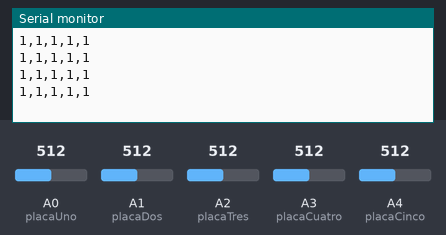
Simulated run of this sketch. Board: Arduino Uno, built with avr-gcc and run on an emulated ATmega328P. Shown: the last lines printed to the serial monitor. The inputs (shaded band) are chosen by the test bench; at power-on: A0 (placaUno) = 512, A1 (placaDos) = 512, A2 (placaTres) = 512, A3 (placaCuatro) = 512, A4 (placaCinco) = 512.

Above: at 1.2 s.
1.3 s: A0 (placaUno) set to 90
At 1.94 s:
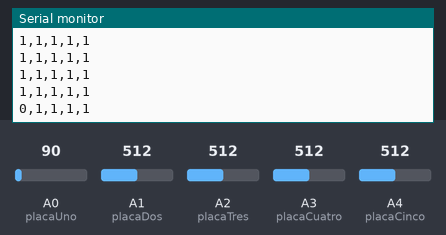
2.8 s: A1 (placaDos) set to 90
At 2.94 s:
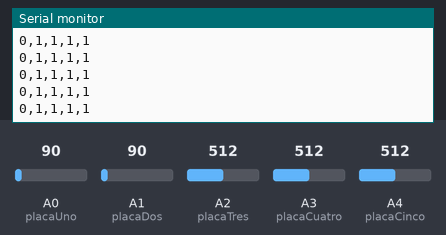
4.3 s: A2 (placaTres) set to 90
At 4.45 s:
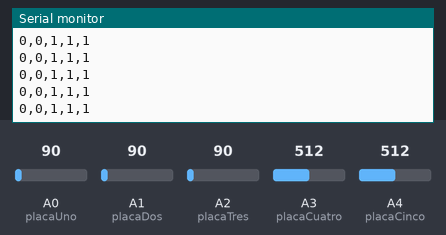
5.8 s: A3 (placaCuatro) set to 90
At 5.95 s:
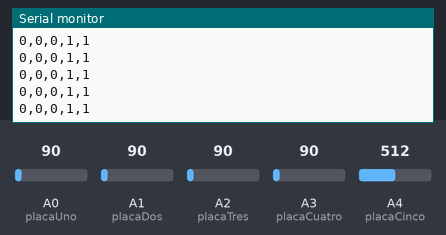
7.3 s: A4 (placaCinco) set to 90
At 7.46 s:
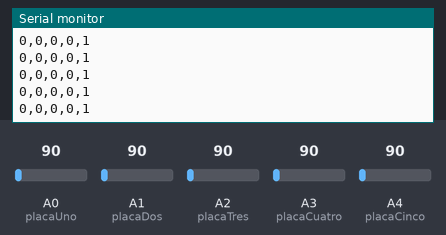
8.8 s: A0 (placaUno) set to 110
At 8.96 s:
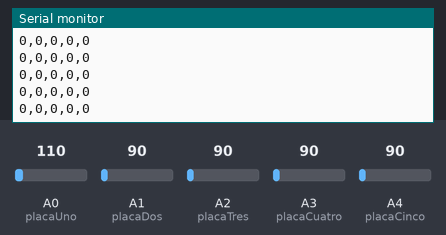

Measured:
- after the input at 1.3 s, the serial monitor: prints a new line after 0.46 s (image 1)

The sketch:

placa_presion.ino
```cpp
int placaUno = A0;
int presionUno = 0;
int S1 = 0;

int placaDos = A1;
int presionDos = 0;
int S2 = 0;

int placaTres = A2;
int presionTres = 0;
int S3 = 0;

int placaCuatro = A3;
int presionCuatro = 0;
int S4 = 0;

int placaCinco = A4;
int presionCinco = 0;
int S5 = 0;

void setup() {
  // put your setup code here, to run once:
  Serial.begin(9600);
}

void loop() {
  // put your main code here, to run repeatedly:
  presionUno = analogRead(placaUno);  // read the input pin
  presionDos = analogRead(placaDos);
  presionTres = analogRead(placaTres);
  presionCuatro = analogRead(placaCuatro);
  presionCinco = analogRead(placaCinco);

  if (presionUno >= 100){
    S1 = 1;
  }else{
    S1 = 0;
  }

  if (presionDos >= 100){
    S2 = 1;
  }else{
    S2 = 0;
  }

  if (presionTres >= 100){
    S3 = 1;
  }else{
    S3 = 0;
  }

  if (presionCuatro >= 100){
    S4 = 1;
  }else{
    S4 = 0;
  }

  if (presionCinco >= 100){
    S5 = 1;
  }else{
    S5 = 0;
  }
  delay(250);
  Serial.print(S1);          // debug value
  Serial.print(",");
  Serial.print(S2);
  Serial.print(",");
  Serial.print(S3);
  Serial.print(",");
  Serial.print(S4);
  Serial.print(",");
  Serial.println(S5);
}
```
